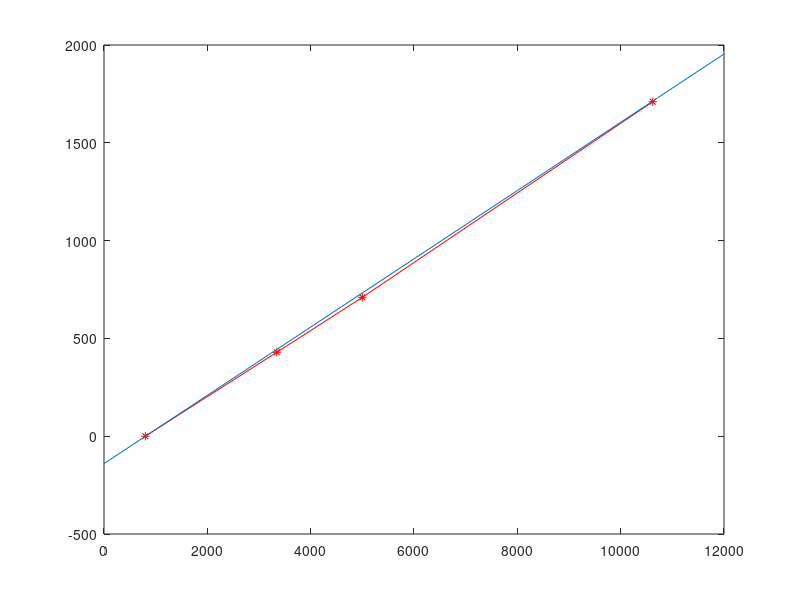

Recreate this plot in MATLAB.
dst = [0,429,710,1710];% distance, unit cm
ras = [7300,8956,11700,16839];%rasing edge time, unit us
fal = [8100,12300,16700,27460];%falling edge time,unit us

timeused = fal - ras;

%plot(dst,ras,'r',dst,fal,'g',dst,timeused,'y');
x = 0:1000:12000;
p1 = 0.1745;%0.1745 0.01669, 0.01822
p2 =  -140.1;%-150.1 -196.9, -103.3
y = p1*x + p2;
plot(timeused,dst,'-*r',x,y);